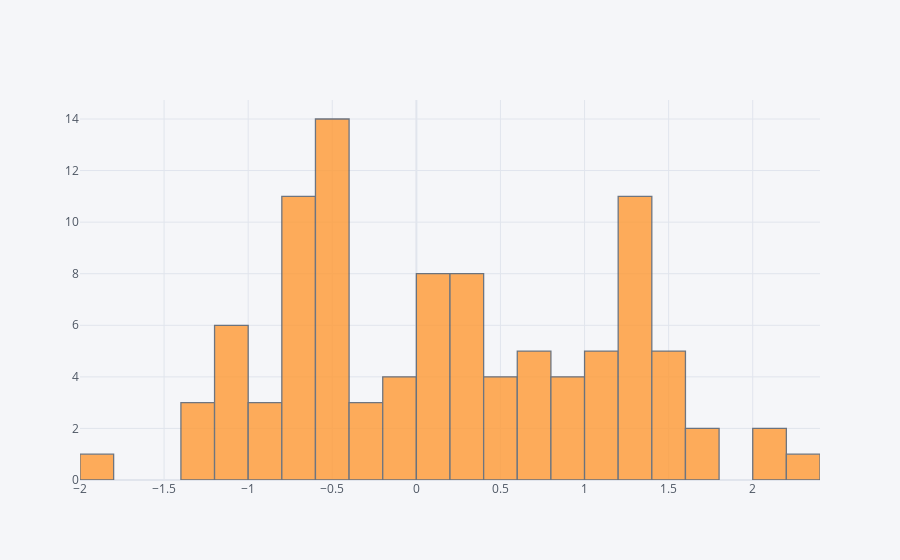

Notebook code cell kept with this figure:
### Markdown cell above
## histogram

### Code cell
df['A'].iplot(kind='hist',bins=25)

### Figure 1 — Plotly figure (JSON) as saved in the notebook; plotly's stock layout.template omitted (floating-point values rounded to 4 significant figures)
{"data": [{"histfunc": "count", "histnorm": "", "marker": {"color": "rgba(255, 153, 51, 1.0)", "line": {"color": "#4D5663", "width": 1.3}}, "name": "A", "nbinsx": 25, "opacity": 0.8, "orientation": "v", "type": "histogram", "x": [-0.6993, 0.007009, 2.239, 1.349, -0.5373, -0.622, 0.7365, -0.7266, 0.6251, -0.03744, 0.1804, -0.5345, -1.106, -0.1617, -0.1088, -0.8574, -0.5464, 0.5536, 0.2689, -1.064, -0.3088, 1.311, 1.253, 1.361, -0.4276, -0.603, 1.007, -1.119, 0.1554, 1.203, -0.366, 0.8232, -0.8151, 1.573, -0.7388, -0.4334, -0.7198, -0.6095, -0.9515, -0.5752, 0.3714, 1.699, 1.497, 0.3681, -0.2435, -0.443, -1.258, 2.084, 0.6792, -0.5064, 1.147, 1.571, 0.1756, 0.9415, -1.21, -1.15, -0.4026, 2.018, 0.5192, -0.4834, 0.8104, -0.4589, -1.322, 0.2853, 1.318, 1.237, 0.2356, 1.052, 1.463, -0.7291, 0.1314, 1.574, 0.05554, 0.2852, 1.332, 0.9105, 1.243, 1.129, 1.006, -0.6268, 1.276, 0.4305, -0.4672, 0.1427, -0.1241, -0.7964, 1.64, 1.339, -0.4714, -0.4063, -1.807, -1.156, -0.6745, 0.6554, 0.3061, 0.1428, 0.6874, 0.5935, 0.237, -1.013]}], "layout": {"barmode": "overlay", "legend": {"bgcolor": "#F5F6F9", "font": {"color": "#4D5663"}}, "paper_bgcolor": "#F5F6F9", "plot_bgcolor": "#F5F6F9", "title": {"font": {"color": "#4D5663"}}, "xaxis": {"gridcolor": "#E1E5ED", "showgrid": true, "tickfont": {"color": "#4D5663"}, "title": {"font": {"color": "#4D5663"}, "text": ""}, "zerolinecolor": "#E1E5ED"}, "yaxis": {"gridcolor": "#E1E5ED", "showgrid": true, "tickfont": {"color": "#4D5663"}, "title": {"font": {"color": "#4D5663"}, "text": ""}, "zerolinecolor": "#E1E5ED"}}}
